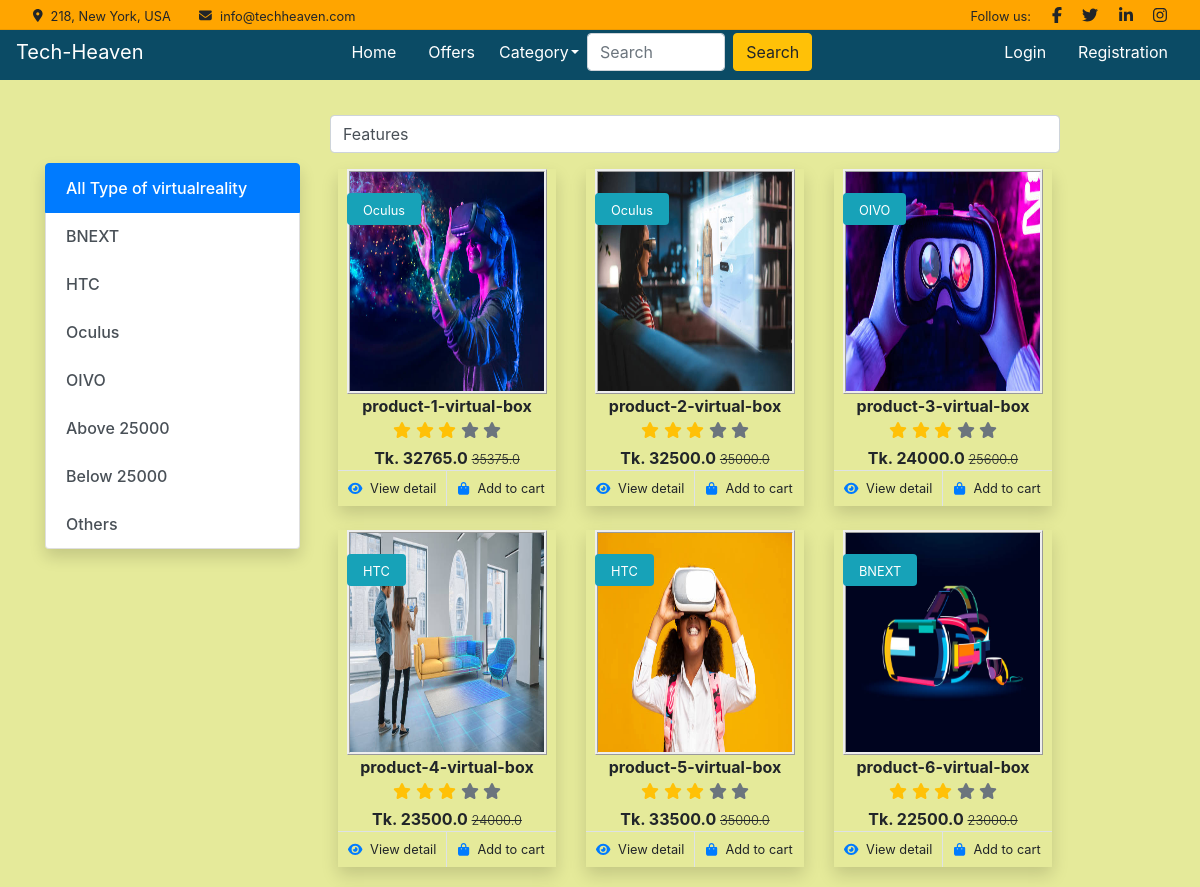
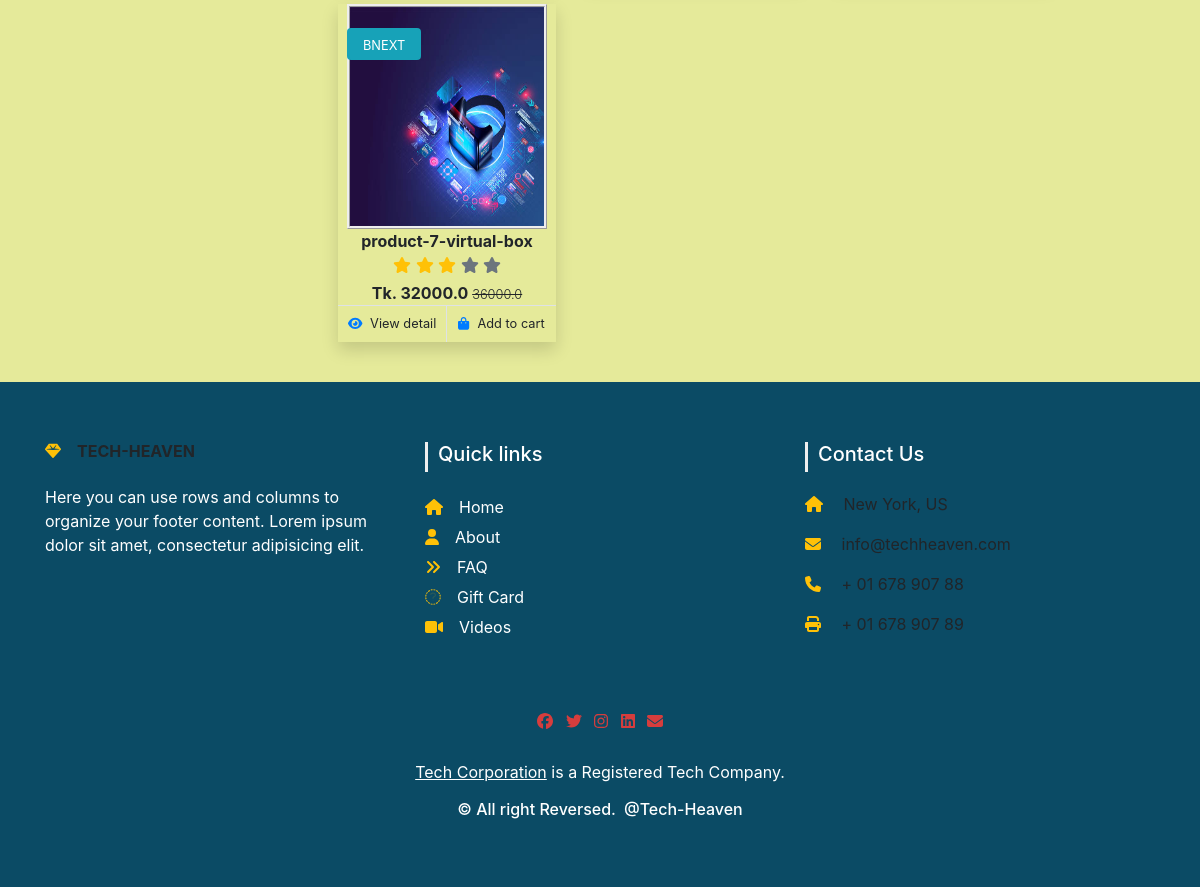
The page /virtualreality/ on the database its author committed (2 pictures, top to bottom).
### Shop/models.py (models this page shows, shortened)
class Product(models.Model):
    title = models.CharField(max_length=100)
    selling_price = models.FloatField()
    discounted_price = models.FloatField()
    description = models.TextField()
    brand = models.CharField(max_length=100)
    category = models.CharField(choices=CATEGORY_CHOICES, max_length = 3)
    product_image = models.ImageField(upload_to='productPhoto')

### Shop/views.py (the view)
# urls.py: path('virtualreality/', views.virtualreality, name='virtualreality'),
def virtualreality(request, data = None):
    if data == None:
        virtualrealities = Product.objects.filter(category = 'VR')
    elif data == 'BNEXT' or data == 'HTC' or data == 'OIVO' or data == 'Oculus' or data == 'Others':
         virtualrealities = Product.objects.filter(category = 'VR').filter(brand = data)
    elif data == 'below':
         virtualrealities = Product.objects.filter(category = 'VR').filter(discounted_price__lte =  24000)
    elif data == 'above':
         virtualrealities = Product.objects.filter(category = 'VR').filter(discounted_price__gt = 24000)
    return render(request, 'Shop/category-page/virtualreality.html', {'virtualrealities':  virtualrealities})

### Shop/templates/Shop/category-page/virtualreality.html (shortened to what this page needs)
{% extends 'Shop/common/base.html' %}
{% load static %}
{% block css%}<link rel="stylesheet" href="{% static 'Shop/css/category.css' %}"> {% endblock css%}
{% block main-content %}
<div class="container my-6">
    <div class="row">
        <div class="col-sm-3">
            <div class="list-group shadow my-5">
                <a href="{% url 'virtualreality' %}" class="list-group-item list-group-item-action active" aria-current="true">
                    All Type of virtualreality
                </a>
                <a href="{% url 'virtualrealityitem' 'BNEXT' %}" class="list-group-item list-group-item-action">BNEXT</a>
                <a href="{% url 'virtualrealityitem' 'HTC' %}" class="list-group-item list-group-item-action">HTC</a>
                <a href="{% url 'virtualrealityitem' 'Oculus' %}" class="list-group-item list-group-item-action">Oculus</a>
                <a href="{% url 'virtualrealityitem' 'OIVO' %}" class="list-group-item list-group-item-action">OIVO</a>
                <a href="{% url 'virtualrealityitem' 'above' %}" class="list-group-item list-group-item-action">Above 25000</a>
                <a href="{% url 'virtualrealityitem' 'below' %}" class="list-group-item list-group-item-action">Below 25000</a>
                <a href="{% url 'virtualrealityitem' 'Others' %}" class="list-group-item list-group-item-action">Others</a>
            </div>
        </div>
        <div class="col-sm-8">
            <div class="d-flex">
                <select class="form-control">
                        <option>Features</option>
                </select>
            </div>
            <div class="row  px-2 py-3">
                {% for prd in  virtualrealities %}
                <div class="col-sm-4 text-center mb-4">
                        <div class="item shadow" id="custom-item">
                            <img src="{{prd.product_image.url}}" alt="" class="cate-img">
                            <div class="bg-info rounded text-white position-absolute start-0 top-0 m-4 py-1 px-3"><small>{{prd.brand}}</small></div>
                            <div class="fw-bold">{{prd.title}}</div>
                            <ul class="list-unstyled d-flex justify-content-center mb-1">
                                <li>
                                    <i class="text-warning fa fa-star"></i>
                                    <i class="text-warning fa fa-star"></i>
                                    <i class="text-warning fa fa-star"></i>
                                    <i class="text-muted fa fa-star"></i>
                                    <i class="text-muted fa fa-star"></i>
                                </li>
                            </ul>
                            <div class="fw-bold">Tk. {{prd.discounted_price}} <small
                                    class="fw-light text-decoration-line-through">{{prd.selling_price}}</small>
                            </div>
                            <div class="d-flex border-top">
                                <small class="w-50 text-center border-end py-2">
                                    <a class="text-body" href="{% url 'product-details' prd.id %}"><i class="fa fa-eye text-primary me-2"></i>View detail</a>
                                </small>
                                <small class="w-50 text-center py-2">
                                    <a class="text-body" href="{% url 'product-details' prd.id %}"><i class="fa fa-shopping-bag text-primary me-2"></i>Add to cart</a>
                                </small>
                            </div>
                        </div>
                    </div>
                {% endfor %}
            </div>
        </div>
    </div>
</div>
{% endblock main-content %}

### Shop/templates/Shop/common/base.html (shortened to what this page needs)
<!doctype html>
{% load static %}
<html lang="en">
<head>
    <link href="https://cdn.jsdelivr.net/npm/bootstrap@5.0.0-beta1/dist/css/bootstrap.min.css" rel="stylesheet"
>-->
    <link rel="stylesheet" href="{% static 'Shop/css/owl.carousel.min.css' %}">
    <link rel="stylesheet" href="{% static 'Shop/css/review-owl.css' %}">
    <link rel="stylesheet" href="{% static 'Shop/css/all.min.css' %}">
    <link rel="stylesheet" href="{% static 'Shop/css/style.css' %}">
    {% block css %} {% endblock css %}
</head>
<body class = "tech">
      <div class="container-fluid fixed-top px-0">
          <div class="top-bar row gx-0 align-items-center d-none d-lg-flex">
              <div class="col-lg-6 px-5 text-start">
                  <small><i class="fa fa-map-marker-alt me-2"></i>218, New York, USA</small>
                  <small class="ms-4"><i class="fa fa-envelope me-2"></i>info@techheaven.com</small>
              </div>
              <div class="col-lg-6 px-5 text-end">
                  <small>Follow us:</small>
                  <a class="text-body ms-3" href=""><i class="fab fa-facebook-f"></i></a>
                  <a class="text-body ms-3" href=""><i class="fab fa-twitter"></i></a>
                  <a class="text-body ms-3" href=""><i class="fab fa-linkedin-in"></i></a>
                  <a class="text-body ms-3" href=""><i class="fab fa-instagram"></i></a>
              </div>
          </div>
      </div>
      <nav class="navbar navbar-expand-lg navbar-dark nav-background-custom">
        <a class="navbar-brand" href="/">Tech-Heaven</a>
        <div class="collapse navbar-collapse" id="navbarSupportedContent">
            <ul class="navbar-nav me-auto mb-2 mb-lg-0">
                <li class="nav-item mx-2">
                    <a class="nav-link active" aria-current="page" href="/">Home</a>
                </li>
                <li class="nav-item mx-2">
                    <a class="nav-link active" aria-current="page" href="#">Offers</a>
                </li>
                <li class="nav-item">
                    <a class="nav-link active" aria-current="page" href="#">Category</a>
                </li>
                <li class="nav-item dropdown">
                    <a class="nav-link dropdown-toggle text-white" href="#" id="electronicsDropdown" role="button"
                        data-bs-toggle="dropdown" aria-expanded="false">
                    </a>
                </li>
            </ul>
            <form class="d-flex">
                <input class="form-control me-2" type="search" placeholder="Search" aria-label="Search">
                <button class="btn btn-warning" type="submit">Search</button>
            </form>
            <div>
                <ul class="navbar-nav me-auto mb-2 mb-lg-0">
                    {% if request.user.is_authenticated %}
                    <li class="nav-item dropdown mx-2">
                        <a class="nav-link dropdown-toggle text-white" href="#" id="profileDropdown" role="button"
                            data-bs-toggle="dropdown" aria-expanded="false">
                            {{request.user.username|capfirst}}
                        </a>
                        <ul class="dropdown-menu" aria-labelledby="profileDropdown">
                            <li><a class="dropdown-item" href="{% url 'profile' %}">Profile</a></li>
                            <li><a class="dropdown-item" href="#">Orders</a></li>
                            <li><a class="dropdown-item" href="{% url 'passwordchange' %}">Change Password</a></li>
                            <li><a class="dropdown-item" href="{% url 'logout' %}">Logout</a></li>
                        </ul>
                    </li>
                    <li class="nav-item mx-2">
                        <a href="{% url 'showcart' %}" class="nav-link text-white"><span
                                class="badge bg-danger">10</span> Cart </a>
                    </li>
                    {% else %}
                    <li class="nav-item mx-2">
                        <a href="{% url 'login' %}" class="nav-link text-white">Login</a>
                    </li>
                    <li class="nav-item mx-2">
                        <a href="{% url 'customerregistration' %}" class="nav-link text-white">Registration</a>
                    </li>
                    {% endif %}
                </ul>
            </div>
        </div>
</nav>
{% block main-content %} {% endblock main-content %}
<link href="//maxcdn.bootstrapcdn.com/bootstrap/4.0.0/css/bootstrap.min.css" rel="stylesheet" id="bootstrap-css">
<section id="footer">
<div class="container footer">
  <div class="row text-center text-xs-center text-sm-left text-md-left">
    <div class="col-xs-12 col-sm-4 col-md-4">
      <h6 class="text-uppercase fw-bold mb-4">
        <i class="fas fa-gem me-3 text-warning"></i>Tech-Heaven
      </h6>
      <p class = "text-white">
        Here you can use rows and columns to organize your footer content. Lorem ipsum
        dolor sit amet, consectetur adipisicing elit.
      </p>
    </div>
    <div class="col-xs-12 col-sm-4 col-md-4">
      <h5>Quick links</h5>
      <ul class="list-unstyled quick-links">
        <li><a href="#"><i class="fa fa-home me-3 text-warning"></i>Home</a></li>
        <li><a href="#"><i class="fa fa-solid fa-user me-3 text-warning"></i>About</a></li>
        <li><a href="#"><i class="fa fa-angle-double-right me-3 text-warning"></i>FAQ</a></li>
        <li><a href="#"><i class="fa fa-sharp fa-solid fa-gift me-3 text-warning"></i>Gift Card</a></li>
        <li><a href="#"><i class="fa fa-solid fa-video me-3 text-warning"></i>Videos</a></li>
      </ul>
    </div>
    <div class="col-xs-12 col-sm-4 col-md-4">
      <h5>Contact Us</h5>
      <p><i class="fas fa-home me-3 text-warning"></i> New York, US</p>
      <p>
        <i class="fas fa-envelope me-3 text-warning"></i>
        info@techheaven.com
      </p>
      <p><i class="fas fa-phone me-3 text-warning"></i> + 01 678 907 88</p>
      <p><i class="fas fa-print me-3 text-warning"></i> + 01 678 907 89</p>
    </div>
  </div>
  <div class="row">
    <div class="col-xs-12 col-sm-12 col-md-12 mt-2 mt-sm-5">
      <ul class="list-unstyled list-inline social text-center">
        <li class="list-inline-item"><a href="javascript:void();"><i class="fab fa-facebook fa-spin" style="color: #d63d3d;"></i></a></li>
        <li class="list-inline-item"><a href="javascript:void();"><i class="fab fa-twitter fa-spin" style="color: #d63d3d;"></i></a></li>
        <li class="list-inline-item"><a href="javascript:void();"><i class="fab fa-instagram fa-spin" style="color: #d63d3d;"></i></a></li>
        <li class="list-inline-item"><a href="javascript:void();"><i class="fab fa-linkedin fa-spin" style="color: #d63d3d;"></i></a></li>
        <li class="list-inline-item"><a href="javascript:void();" target="_blank"><i class="fa fa-envelope" style="color: #d63d3d;"></i></a></li>
      </ul>
    </div>
  </div>
  <div class="row">
    <div class="col-xs-12 col-sm-12 col-md-12 mt-2 mt-sm-2 text-center text-white">
      <p><u><a href="https://www.tech-heaven.com/">Tech Corporation</a></u> is a Registered Tech Company.</p>
      <p class="h6">&copy All right Reversed.<a class="text-green ml-2" href="https://www.tech-heaven.com/" target="_blank">@Tech-Heaven</a></p>
    </div>
  </div>
</div>
</section>
</body>
</html>

### Shop/static/Shop/css/style.css (style rules this page uses)
.top-bar { height: 30px; border-bottom: 1px solid rgba(0, 0, 0, .07); background-color: orange }
.nav-background-custom { background-color: #0b4b65!important; }
.ml-2, .mx-2 { margin-left: 0.25rem!important; }
.navbar-expand-lg .navbar-nav { margin-left: 176px; }
#electronicsDropdown { margin-left: -18px; }
.tech { background-color: #dbe274b8; }
.list-group-item, .custom-list-cat { position: relative; display: block; padding: 0.75rem 1.25rem; margin-bottom: -1px; background-color: #a9d7da; color: darkgreen; font-weight: 500; }
section { padding: 60px 0; }
#footer { background: #0b4b65!important;; }
#footer h5 { padding-left: 10px; border-left: 3px solid #eeeeee; padding-bottom: 6px; margin-bottom: 20px; color:#ffffff; }
#footer a { color: #ffffff; text-decoration: none !important; background-color: transparent; -webkit-text-decoration-skip: objects; }
#footer ul.social li { padding: 3px 0; }
#footer ul.social li a, #footer ul.quick-links li a { color:#ffffff; }
#footer ul.quick-links li { padding: 3px 0; -webkit-transition: .5s all ease; -moz-transition: .5s all ease; transition: .5s all ease; }

### Shop/static/Shop/css/category.css (style rules this page uses)
.cate-img { vertical-align: middle; border-style:ridge; width: 200px; height: 225px; }
#custom-item { border: blue; }

### rows shown on the page
Product: product_image (picture), brand "Oculus", title "product-1-virtual-box", discounted_price "32765.0", selling_price "35375.0"
Product: product_image (picture), brand "Oculus", title "product-2-virtual-box", discounted_price "32500.0", selling_price "35000.0"
Product: product_image (picture), brand "OIVO", title "product-3-virtual-box", discounted_price "24000.0", selling_price "25600.0"
Product: product_image (picture), brand "HTC", title "product-4-virtual-box", discounted_price "23500.0", selling_price "24000.0"
Product: product_image (picture), brand "HTC", title "product-5-virtual-box", discounted_price "33500.0", selling_price "35000.0"
Product: product_image (picture), brand "BNEXT", title "product-6-virtual-box", discounted_price "22500.0", selling_price "23000.0"
Product: product_image (picture), brand "BNEXT", title "product-7-virtual-box", discounted_price "32000.0", selling_price "36000.0"
